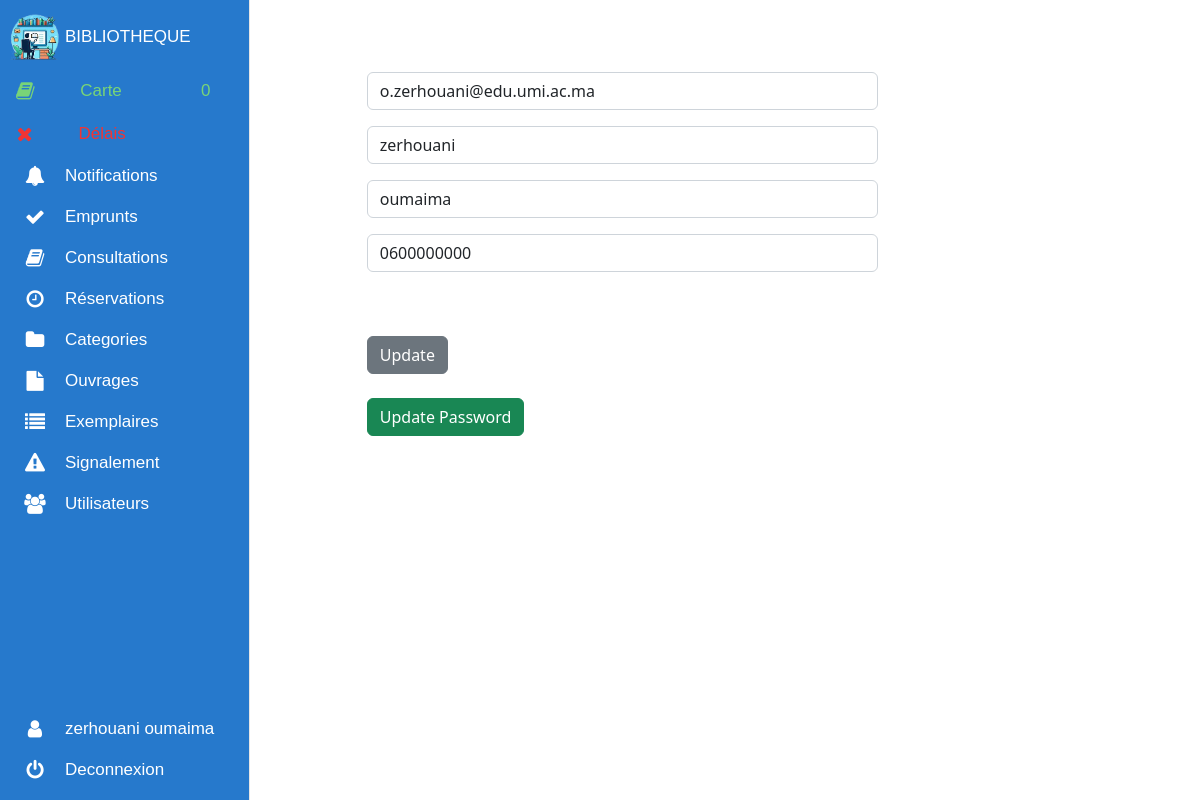
/update_profile/ (signed in), run on the app's committed database.
### biblio_app/models.py (models this page shows, shortened)
class Personne(AbstractBaseUser, PermissionsMixin):
    image = models.ImageField(upload_to='uploads/users/image/', null=True, blank=True,default="assets/profile_user.jpeg")
    email = models.EmailField(unique=True)
    nom = models.CharField(max_length=100)
    prenom = models.CharField(max_length=100)
    telephone = models.CharField(max_length=20)
    password=models.CharField(max_length=50)
    is_verified = models.BooleanField(default=False)
    is_active = models.BooleanField(default=True)
    is_staff = models.BooleanField(default=False)
    banni = models.BooleanField(default=False)
    USERNAME_FIELD = 'email'
    REQUIRED_FIELDS = ['nom','prenom','password']
    ROLE_CHOICES = (
        ('UTILISATEUR', 'Utilisateur'),
        ('BIBLIOTHECAIRE', 'Bibliothecaire'),
        ('ADMINSUP', 'AdminSup'),
    )
    role = models.CharField(max_length=20, choices=ROLE_CHOICES, default='UTILISATEUR')
    objects = PersonneManager()

### biblio_app/views.py (the view, shortened to what this page needs)
# urls.py: path('update_profile/',views.UpdateUser.as_view(),name='update_profile'),
class UpdateUser(View):
    @method_decorator(sensitive_variables('request'))
    def dispatch(self, request, *args, **kwargs):
        if not request.user.is_authenticated :
            return redirect('home')
        return super().dispatch(request, *args, **kwargs)
    def get(self, request, *args, **kwargs):
        if request.user.is_authenticated:
            current_user = Personne.objects.get(email=request.user.email)
            user_form = UpdateUserForm(instance=current_user)
            if is_Staff(request) :
                return render(request, "update_profile_staff.html", {'user_form': user_form})
            else :
                return render(request, "update_profile.html", {'user_form': user_form})
        else:
            messages.error(request, "Vous devez vous authentifier ")
            return redirect('home')

### biblio_app/forms.py (shortened to what this page needs)
class UpdateUserForm(UserChangeForm):
    password=None
    email = forms.EmailField(
        label="",
        widget=forms.TextInput(attrs={'class':'form-control', 'placeholder':'Adresse Email','readonly': 'readonly'}),
        validators=[RegexValidator(regex=r'[a-zA-Z0-9._%+-]+@(umi\.ac\.ma|edu\.umi\.ac\.ma)', message='Veuillez fournir une adresse email valide se terminant par umi.ac.ma ou edu.umi.ac.ma')]
    )
    nom = forms.CharField(label="", max_length=100, widget=forms.TextInput(attrs={'class':'form-control', 'placeholder':'Nom'}),required=False)
    prenom = forms.CharField(label="", max_length=100, widget=forms.TextInput(attrs={'class':'form-control', 'placeholder':'Prenom'}),required=False)
    telephone=forms.CharField(label="", max_length=100, widget=forms.TextInput(attrs={'class':'form-control', 'placeholder':'Telephone'}),required=False)
    class Meta:
        model = Personne
        fields = ('email','nom', 'prenom', 'telephone')
    def __init__(self, *args, **kwargs):
        super(UpdateUserForm, self).__init__(*args, **kwargs)

### biblio_app/views.py (called while the page is built)
@login_required
def is_Staff(request):
    if not request.user.is_authenticated:
        return redirect('login_user')
    elif request.user.role == 'BIBLIOTHECAIRE' or request.user.role == 'ADMINSUP':
        return True
    else:
        return False

### cart/cart.py (called while the page is built)
    def __len__(self):
        return len(self.cart)

### cart/context_processors.py (called while the page is built)
def cart(request):
    return {'cart':Cart(request)}

### biblio_app/templates/update_profile_staff.html
{% extends 'admin_nav.html' %} {% load static %} {% block content %}
<div class="container">
  <br /><br /><br />
  <div class="row">
    <div class="col-md-6 offset-md-3">
      <form method="post" action="{% url 'update_profile' %}">
        {% csrf_token %} {{ user_form.as_p }}
        <br /><br />
        <button type="submit" class="btn btn-secondary">Update</button>
      </form>
      <br>
      <a href="{% url 'update_paswd' %}" class="btn btn-success">Update Password</a>
    </div>
  </div>
</div>
<br /><br /><br />
<br /><br /><br />
<br /><br /><br /><br /><br /><br /><br /><br /><br />
{% endblock content %}

### data on the page
Personne: email "o.zerhouani@edu.umi.ac.ma", nom "zerhouani", prenom "oumaima", telephone "0600000000"
